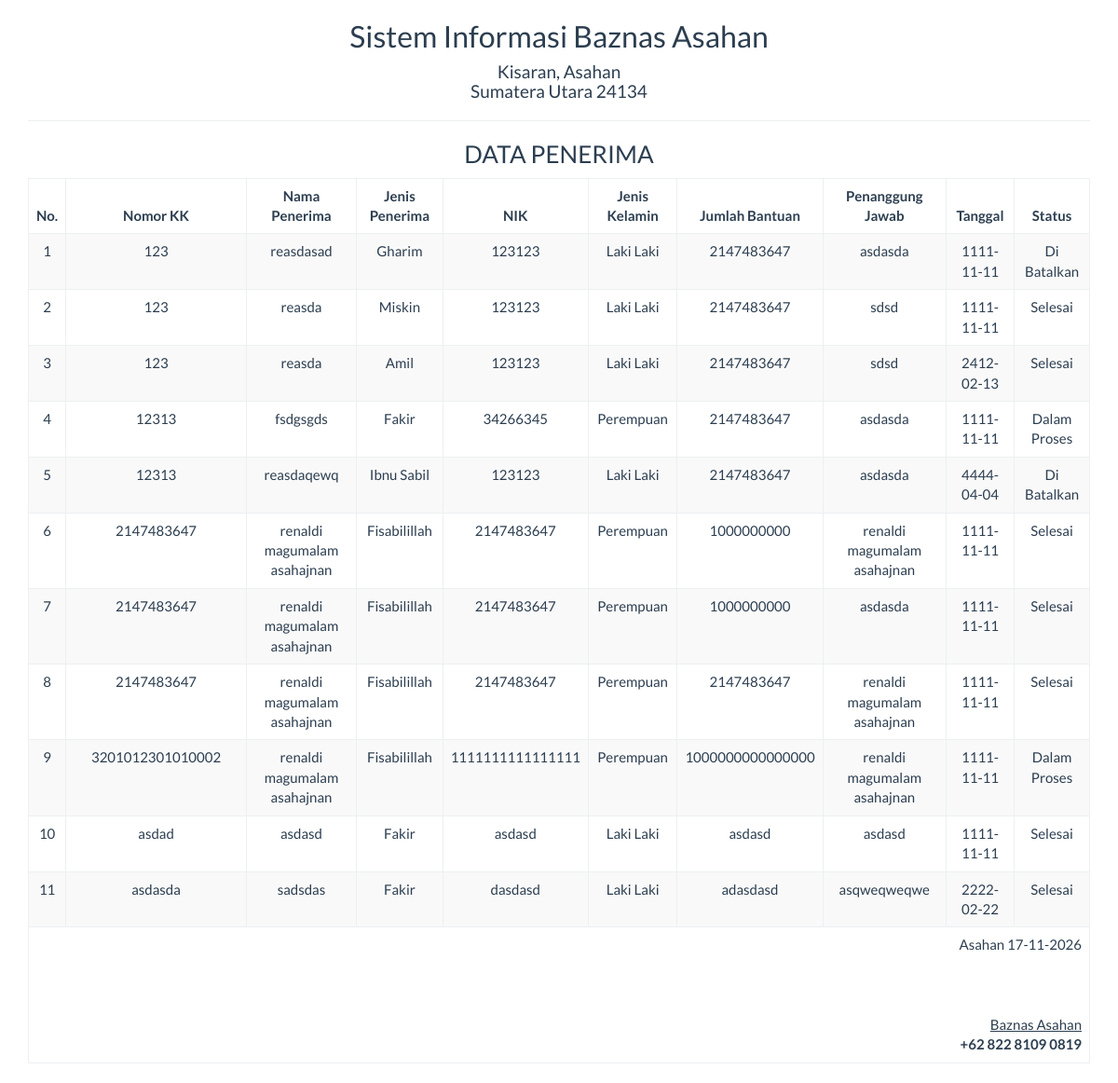
Screenshot of /report/buku_semua.php with the database file from the repository.
### tables this page shows
CREATE TABLE `penerima` (
  `KK` int(16) NOT NULL,
  `no_kk` varchar(255) NOT NULL,
  `jenis_penerima` varchar(25) NOT NULL,
  `nama_penerima` varchar(255) NOT NULL,
  `nik` varchar(255) NOT NULL,
  `gender` varchar(255) NOT NULL,
  `jumlah_bantuan` varchar(255) NOT NULL,
  `penanggung` varchar(255) NOT NULL,
  `tanggal` date NOT NULL,
  `jenis_bantuan` varchar(255) NOT NULL,
  `status` varchar(25) NOT NULL,
  `keterangan` varchar(100) NOT NULL
);

### report/buku_semua.php (the view, shortened to what this page needs)
<!DOCTYPE html>
<html>
    <head>
        <link href="../Assets/css/bootstrap.min.css" rel="stylesheet" type="text/css"/>
    </head>
    <body onload="print()">
        <?php
        include '../config/koneksi.php';
        ?>
        <div class="container">
            <div class='row'>
                <div class="col-sm-12">
                    <div class="text-center">
                        <h2>Sistem Informasi Baznas Asahan </h2>
                        <h4>Kisaran, Asahan <br> Sumatera Utara 24134</h4>
                        <hr>
                        <h3>DATA PENERIMA</h3>
                        <table class="table table-bordered table-striped table-hover">
                        <tbody>
                                <thead>
								<tr>
                                    <th>No.</th><th width="17%"><center>Nomor KK</th><th><center>Nama Penerima</th><th><center>Jenis Penerima</th><th><center>NIK</th><th><center>Jenis Kelamin</th><th><center>Jumlah Bantuan</th><th><center>Penanggung Jawab</th><th><center>Tanggal</th><th><center>Status</th>
								</tr>
								</thead>
							<tbody>
                            <?php
                            $sql = "SELECT * FROM penerima";
                            $query = mysqli_query($koneksi, $sql) or die("SQL Anda Salah");
                            $nomor = 0;
                            while ($data = mysqli_fetch_array($query)) {
                                $nomor++;
                                ?>
                                <tr>
                                    <td><?= $nomor ?></td>
                                    <td><?= $data['no_kk'] ?></td>
                                    <td><?= $data['nama_penerima'] ?></td>
                                    <td><?= $data['jenis_penerima'] ?></td>
                                    <td><?= $data['nik'] ?></td>
                                    <td><?= $data['gender'] ?></td>
                                    <td><?= $data['jumlah_bantuan'] ?></td>
                                    <td><?= $data['penanggung'] ?></td>
                                    <td><?= $data['tanggal'] ?></td>
                                    <td><?= $data['status'] ?></td>
                                </tr>
                            <?php } ?>
							</tbody>
                        </tbody>
                            <tfoot>
                                <tr>
                                    <td colspan="10" class="text-right">
                                        Asahan  <?= date("d-m-Y") ?>
                                        <br><br><br><br>
                                        <u>Baznas Asahan<strong></u><br>
                                        +62 822 8109 0819
									</td>
								</tr>
							</tfoot>
                        </table>
                    </div>
                </div>
            </div>
    </body>
</html>

### rows the page displays
penerima: no_kk "123", nama_penerima "reasdasad", jenis_penerima "Gharim", nik "123123", gender "Laki Laki", jumlah_bantuan "2147483647", penanggung "asdasda", tanggal "1111-11-11", status "Di Batalkan"
penerima: no_kk "123", nama_penerima "reasda", jenis_penerima "Miskin", nik "123123", gender "Laki Laki", jumlah_bantuan "2147483647", penanggung "sdsd", tanggal "1111-11-11", status "Selesai"
penerima: no_kk "123", nama_penerima "reasda", jenis_penerima "Amil", nik "123123", gender "Laki Laki", jumlah_bantuan "2147483647", penanggung "sdsd", tanggal "2412-02-13", status "Selesai"
penerima: no_kk "12313", nama_penerima "fsdgsgds", jenis_penerima "Fakir", nik "34266345", gender "Perempuan", jumlah_bantuan "2147483647", penanggung "asdasda", tanggal "1111-11-11", status "Dalam Proses"
penerima: no_kk "12313", nama_penerima "reasdaqewq", jenis_penerima "Ibnu Sabil", nik "123123", gender "Laki Laki", jumlah_bantuan "2147483647", penanggung "asdasda", tanggal "4444-04-04", status "Di Batalkan"
penerima: no_kk "2147483647", nama_penerima "renaldi magumalam asahajnan", jenis_penerima "Fisabilillah", nik "2147483647", gender "Perempuan", jumlah_bantuan "1000000000", penanggung "renaldi magumalam asahajnan", tanggal "1111-11-11", status "Selesai"
penerima: no_kk "2147483647", nama_penerima "renaldi magumalam asahajnan", jenis_penerima "Fisabilillah", nik "2147483647", gender "Perempuan", jumlah_bantuan "1000000000", penanggung "asdasda", tanggal "1111-11-11", status "Selesai"
penerima: no_kk "2147483647", nama_penerima "renaldi magumalam asahajnan", jenis_penerima "Fisabilillah", nik "2147483647", gender "Perempuan", jumlah_bantuan "2147483647", penanggung "renaldi magumalam asahajnan", tanggal "1111-11-11", status "Selesai"
penerima: no_kk "3201012301010002", nama_penerima "renaldi magumalam asahajnan", jenis_penerima "Fisabilillah", nik "1111111111111111", gender "Perempuan", jumlah_bantuan "1000000000000000", penanggung "renaldi magumalam asahajnan", tanggal "1111-11-11", status "Dalam Proses"
penerima: no_kk "asdad", nama_penerima "asdasd", jenis_penerima "Fakir", nik "asdasd", gender "Laki Laki", jumlah_bantuan "asdasd", penanggung "asdasd", tanggal "1111-11-11", status "Selesai"
penerima: no_kk "asdasda", nama_penerima "sadsdas", jenis_penerima "Fakir", nik "dasdasd", gender "Laki Laki", jumlah_bantuan "adasdasd", penanggung "asqweqweqwe", tanggal "2222-02-22", status "Selesai"
